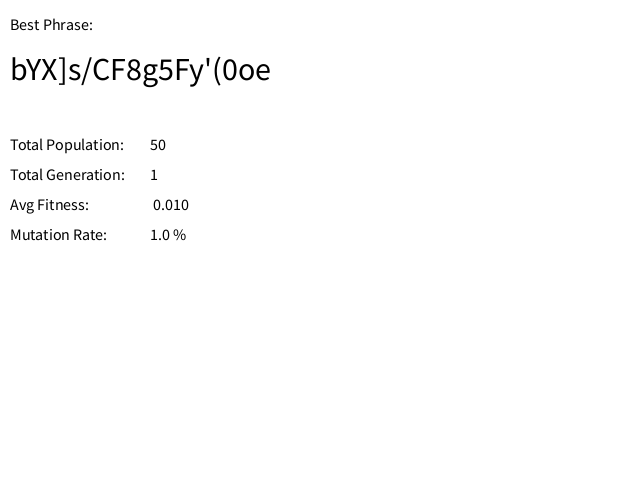
Frame 1 (no input)
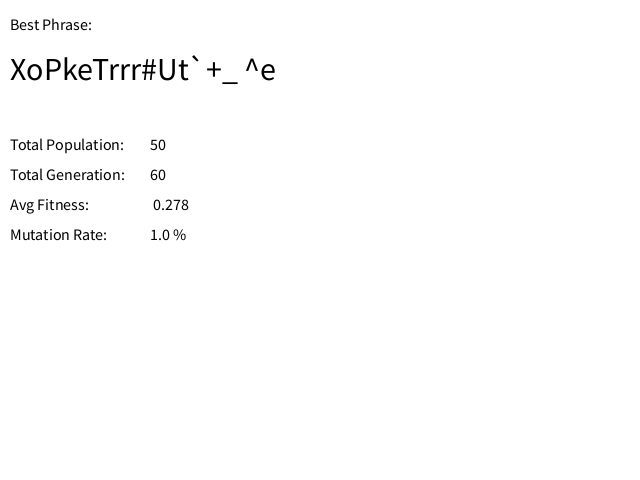
Frame 60 (the mouse pressed at the canvas centre just before this capture)
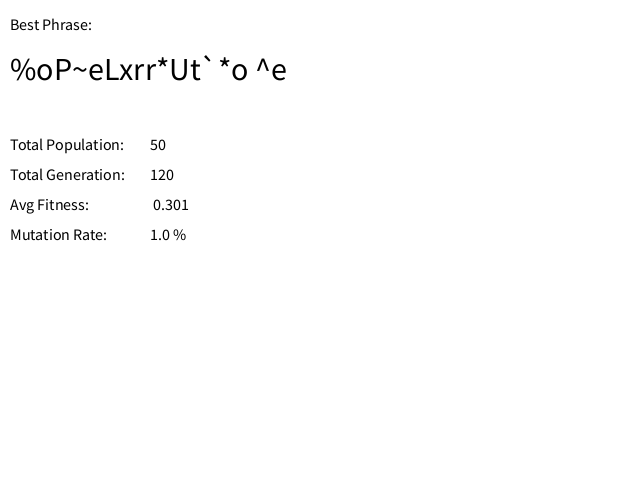
Frame 120 (the mouse held since frame 60 and released just before this capture)

The Processing sketch that drew these frames (run headless with seeded random() and noise(); from frame 60 on, the mouse is pressed at the canvas centre):

// Processing sketch: sketch_9_1_Shakespeare
// ── sketch_9_1_Shakespeare.pde
String target = "to be or not to be";
float mutationRate = 0.01;
int totalPopulation = 50;  
int totalGeneration = 0;

  
DNA bestFitness;
float avgFitness;

boolean evaluate = false;

DNA[] population = new DNA[totalPopulation];
ArrayList<DNA> matingPool;

class DNA {
  
  char[] genes = new char[18];
  float fitness;

  
  DNA(){
    for (int i = 0; i < genes.length; i++){
      genes[i] = (char) random(32,128);
    }
 }
 
 void fitness(){
  
   int score = 0;
   for (int i = 0; i < genes.length; i++){
     if (genes[i] == target.charAt(i)){
       score++;
   }   
   fitness = float(score) / target.length();   
  } 
 }
 
 DNA crossover(DNA partner){
   
   DNA child = new DNA();
   
   int midpoint = int (random (genes.length));
   for (int i = 0; i < genes.length; i++){
    if (i > midpoint){
      child.genes[i] = genes[i];
   }else {
    child.genes[i] = partner.genes[i]; 
   }
        
  
  }
   return child;
 }
 
 void mutate(){
  
   for (int i = 0; i < genes.length; i++){
    if (random(1) < mutationRate){
     genes[i] = (char) random(32,128); 
    }
   }
   
 } 
 
 String getPhrase(){
  return new String(genes); 
 }
 
}



void setup(){
  
  size(640,480);
  
  for (int i =0; i < population.length; i++){
   population[i] = new DNA();  //<>//
  }
  
}


void draw(){
  background(255);
  
  if (!evaluate){
  
  totalGeneration++;
  
  //calculate fitness
  for (int i =0; i < population.length; i++){
   population[i].fitness();
  }
  
    //best phrase
  
  bestFitness = population[0];
  avgFitness = 0.0;
  
  for (int i = 1; i < population.length - 1; i++){
    avgFitness += population[i].fitness;
    if (bestFitness.fitness < population[i].fitness){
      bestFitness = population[i];
    }  
  }
  
  if (target.equals(bestFitness.getPhrase())){
    evaluate = true;
  }
 
  avgFitness /= population.length;
 
 // creating a matingPool 
  matingPool = new ArrayList<DNA>();
  
  for (int i = 0; i < population.length; i++){
    int n = int (population[i].fitness * 100);
    for (int j = 0; j < n; j++){
      matingPool.add(population[i]);  
    }  
  }
  
  //reprodution
  
  for (int i = 0; i < population.length; i++){
    int a = int(random(matingPool.size()));
    int b = int(random(matingPool.size()));

    DNA parentA = matingPool.get(a);
    DNA parentB = matingPool.get(b);
    DNA child = parentA.crossover(parentB);
    child.mutate();
  
    population[i] = child;
  }
  
  }
  //show results
  
 
 
  fill(0);
  textSize(16);
  text("Best Phrase:",10,30);

  textSize(32);
  text(bestFitness.getPhrase(),10,80);

  textSize(16);
  text("Total Population: ",10,150);
  text(totalPopulation,150,150);
  text("Total Generation: ",10,180);
  text(totalGeneration,150,180);
  text("Avg Fitness:      ",10,210);
  text(avgFitness,150,210);
  text("Mutation Rate:    ",10,240);
  text(mutationRate*100 + " %",150,240);

}
